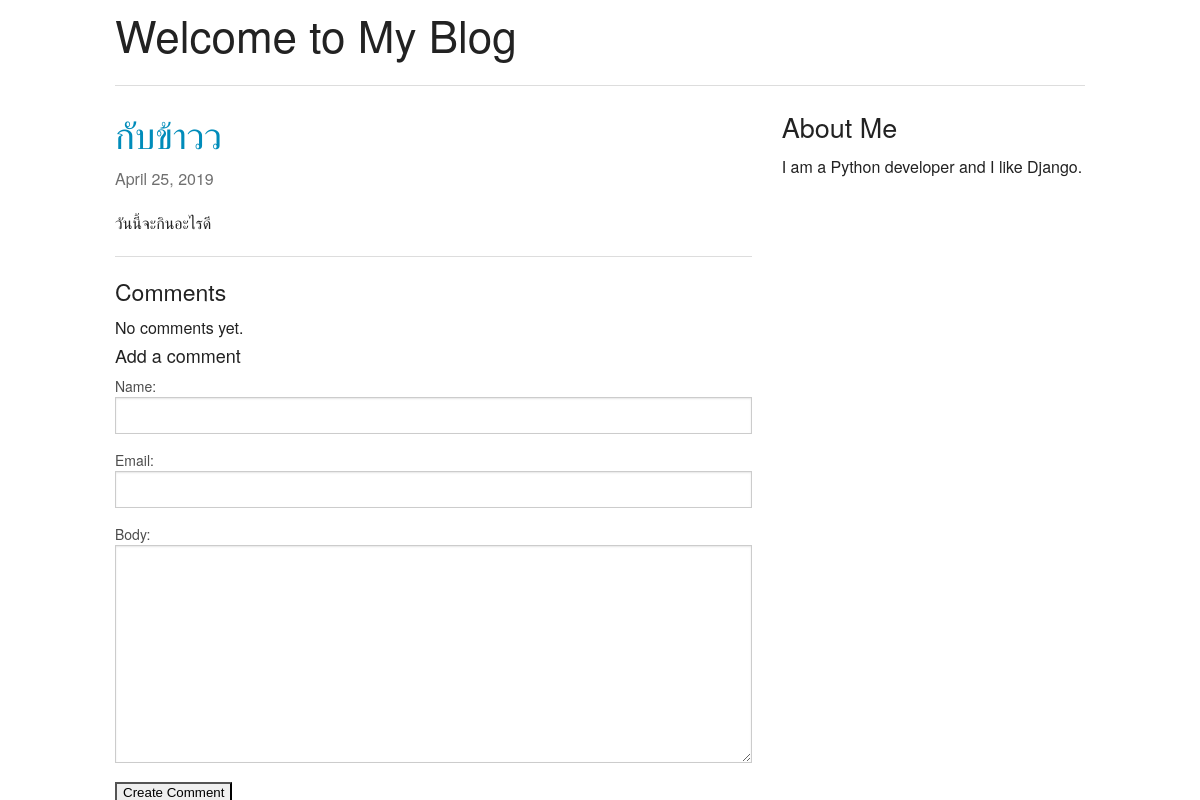
The app's page /2019/4/25/2-/ with its own data.
### blog/models.py (models this page shows, shortened)
class Entry(models.Model):
    title = models.CharField(max_length=500)
    author = models.ForeignKey('auth.User',
        on_delete=models.DO_NOTHING,)##ใส่ตรงนี้แก้error
    body = models.TextField()
    created_at = models.DateTimeField(auto_now_add=True, editable=False)
    modified_at = models.DateTimeField(auto_now=True, editable=False)
    slug = models.SlugField(default='', editable=False)
    class Meta:
        verbose_name_plural = "entries"
    def get_absolute_url(self):
        kwargs = {'year': self.created_at.year,
                'month': self.created_at.month,
                'day': self.created_at.day,
                'slug': self.slug,
                'pk': self.pk}
        return reverse('entry_detail', kwargs=kwargs)

### blog/views.py (the view, shortened to what this page needs)
# urls.py: url(r'^(?P<year>\d{4})/(?P<month>\d{1,2})/(?P<day>\d{1,2})/(?P<pk>\d+)-(?P<slug>[-\w]*)/$', views.EntryDetail.as_view(), name='entry_detail'),
class EntryDetail(CreateView):
    model = Entry
    template_name = 'blog/entry_detail.html'
    form_class = CommentForm
    def get_form_kwargs(self):
        kwargs = super().get_form_kwargs()
        kwargs['entry'] = self.get_object()
        return kwargs
    def get_context_data(self, **kwargs):
        d = super().get_context_data(**kwargs)
        d['entry'] = self.get_object()
        return d

### blog/forms.py (shortened to what this page needs)
class CommentForm(forms.ModelForm):
    class Meta:
        model = Comment
        fields = ('name', 'email', 'body')
    def __init__(self, *args, **kwargs):
        self.entry = kwargs.pop('entry')   # the blog entry instance
        super().__init__(*args, **kwargs)

### templates/blog/entry_detail.html (shortened to what this page needs)
{% extends "base.html" %}
{% block content %}
    {% include "_entry.html" with entry=entry only %}
    <hr>
    <h4>Comments</h4>
    {% for comment in entry.comment_set.all %}
        <p>
            <em>Posted by {{ comment.name }}</em>
            <img src="{{ comment.gravatar_url }}" align="left">
        </p>
        {{ comment|linebreaks }}
    {% empty %}
        No comments yet.
    {% endfor %}
    <h5>Add a comment</h5>
    <form method="post">
        {{ form.as_table }}
        <input type="submit" value="Create Comment">
    </form>
{% endblock %}

### templates/_entry.html (shortened to what this page needs)
<article>
    <h2><a href="{{ entry.get_absolute_url }}">{{ entry.title }}</a></h2>
    <p class="subheader">
        <time>{{ entry.modified_at|date }}</time>
    </p>
    {{ entry.body|linebreaks }}
</article>

### records on screen
Entry: title "กับข้าวว", modified_at "April 25, 2019", body "วันนี้จะกินอะไรดี"
